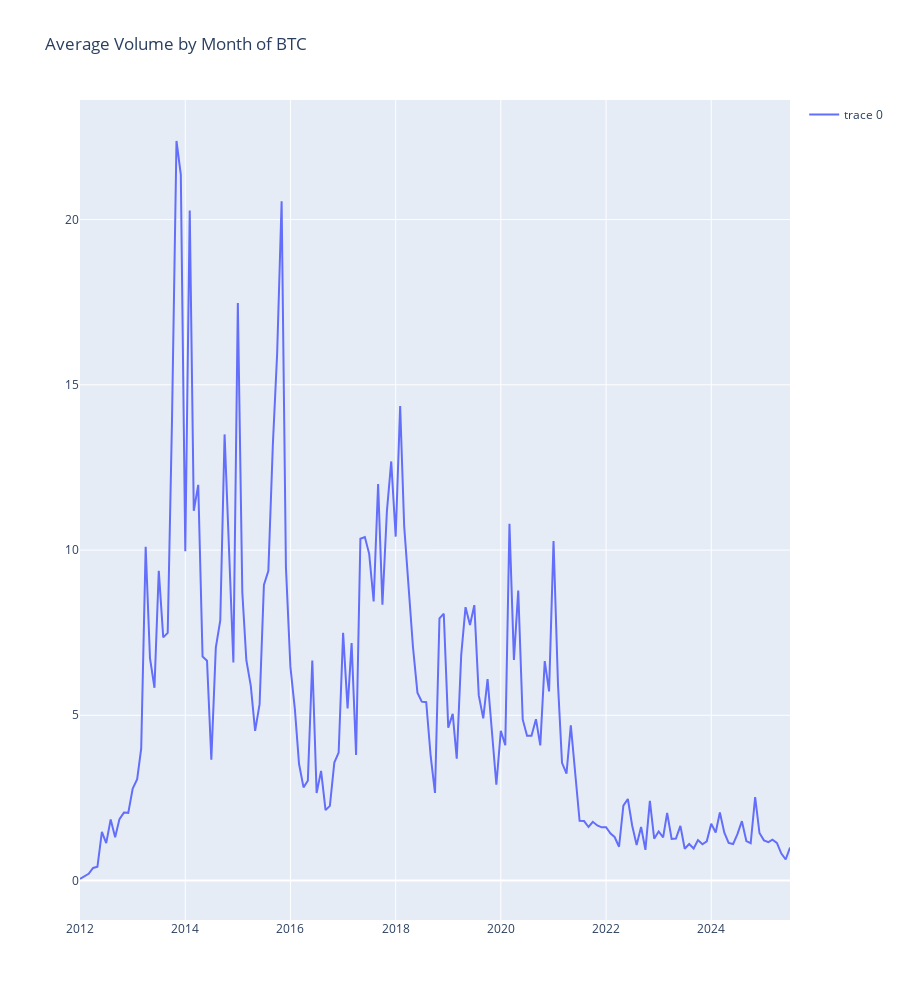

Notebook cell for this chart:
### Code cell
# PLOTTING OF THE MEAN VOLUME BY MONTH
mean_vol_trac = {
    "x": stats_dfp.Date,
    "y": stats_dfp["Mean_Vol"],
}

layout = {
  "height":1000,
  "showlegend": True,
  "title": "Average Volume by Month of BTC",
}

fig = go.Figure(data=[mean_vol_trac], layout=layout)
fig.show()

### Figure 1 — Plotly figure (JSON) as saved in the notebook; plotly's stock layout.template omitted (floating-point values rounded to 4 significant figures; data arrays with more than 128 entries replaced by an {"elided": "..."} marker saying what was removed)
{"data": [{"type": "scatter", "x": {"elided": "163 str values"}, "y": {"elided": "163 float values"}}], "layout": {"height": 1000, "showlegend": true, "title": {"text": "Average Volume by Month of BTC"}}}
